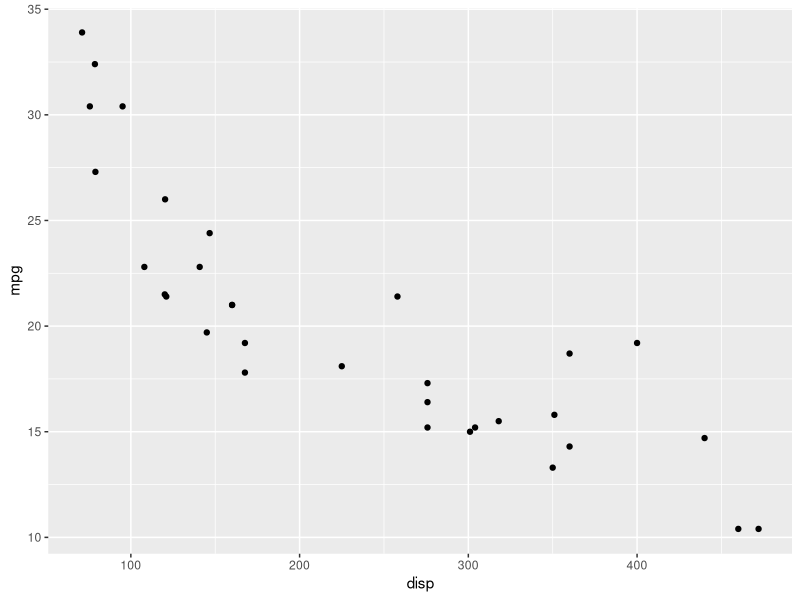
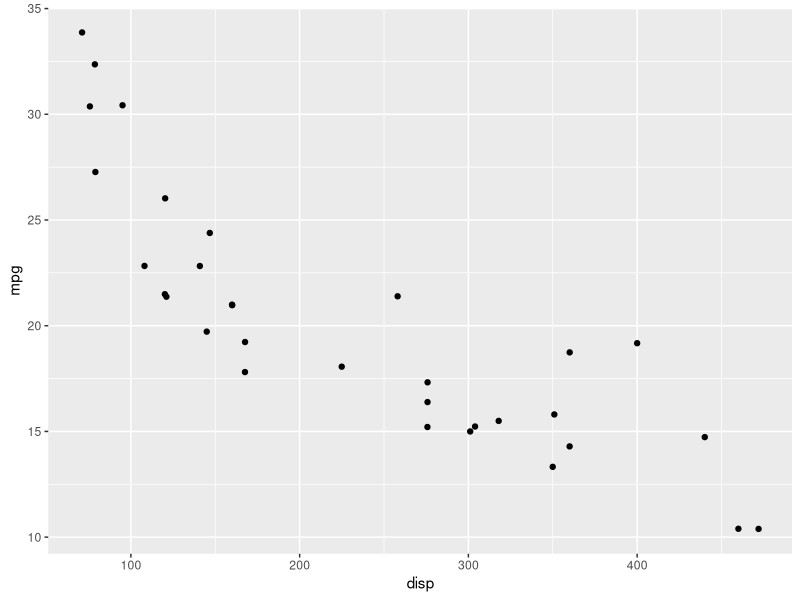
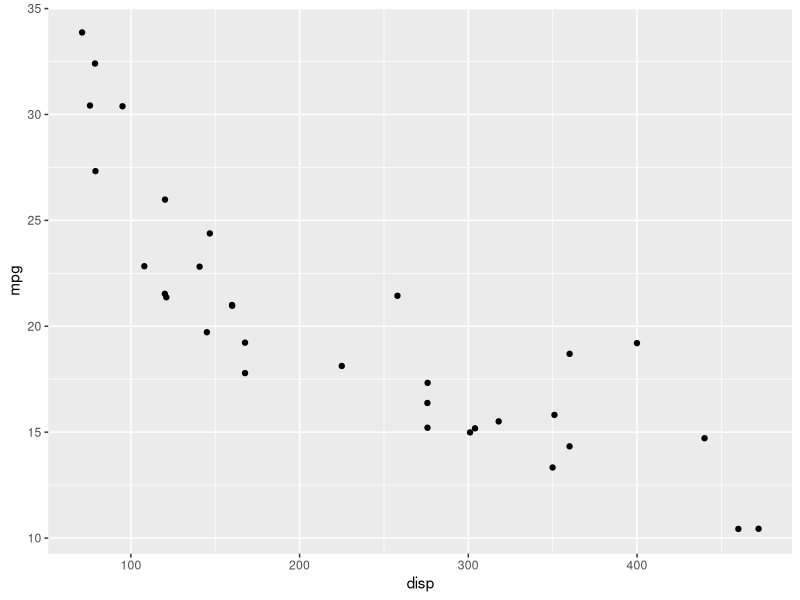
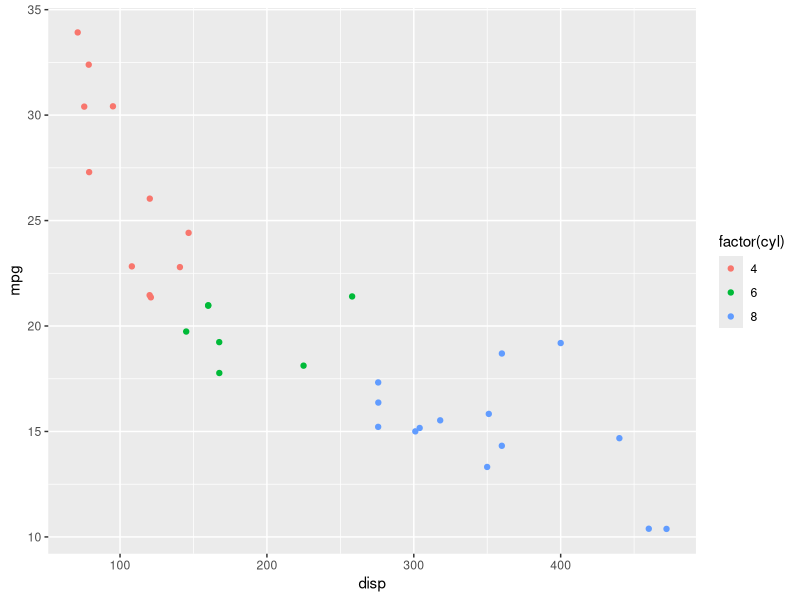
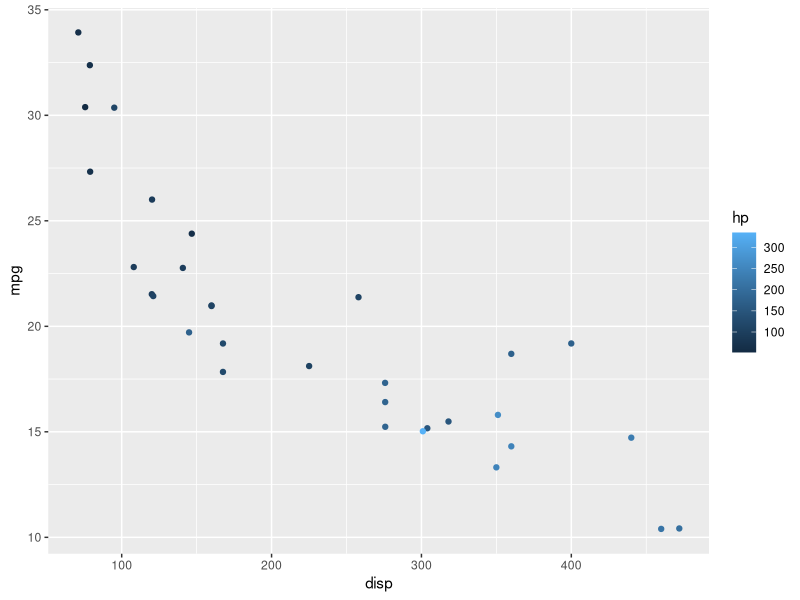
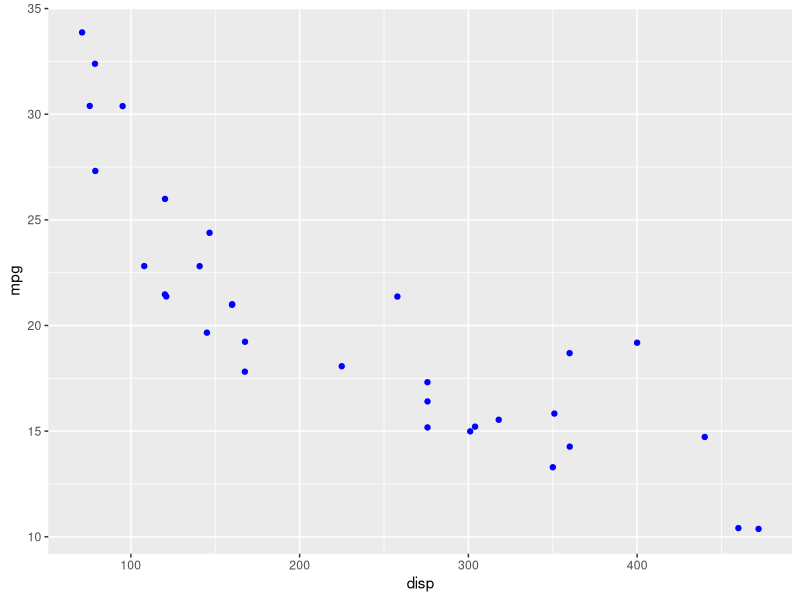
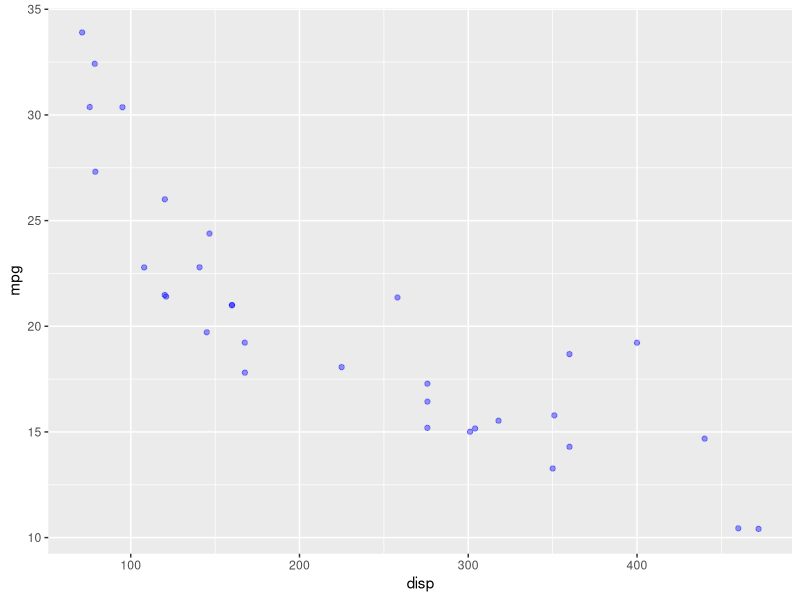
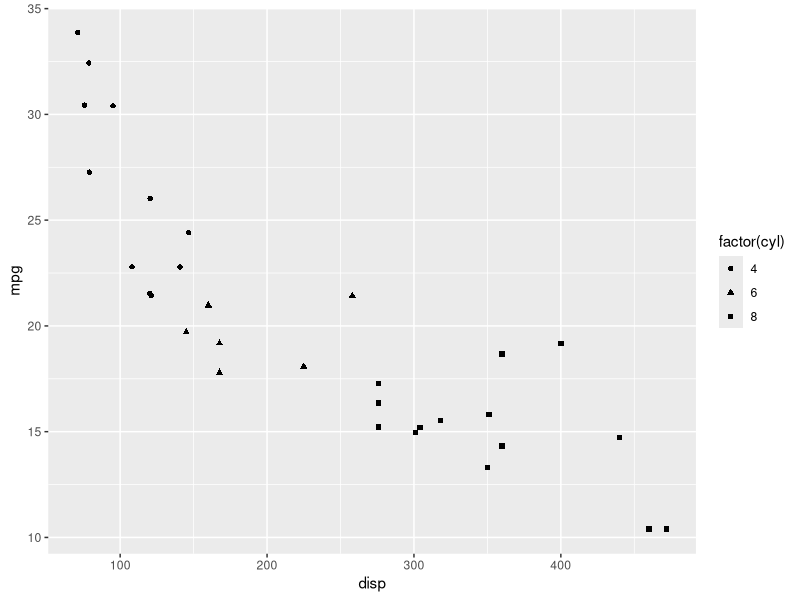

The R script that drew these images, in order:
## ---- chunk 1
library(ggplot2)
library(readr)
## ---- chunk 2
ggplot(mtcars) +
  geom_point(aes(disp, mpg))
## ---- chunk 3
ggplot(mtcars) +
  geom_point(aes(disp, mpg), position = 'jitter')
## ---- chunk 4
ggplot(mtcars) +
  geom_jitter(aes(disp, mpg))
## ---- chunk 5
ggplot(mtcars) +
  geom_point(aes(disp, mpg, color = factor(cyl)), 
             position = 'jitter')
## ---- chunk 6
ggplot(mtcars) +
  geom_point(aes(disp, mpg, color = hp), 
             position = 'jitter')
## ---- chunk 7
ggplot(mtcars) +
  geom_point(aes(disp, mpg), color = 'blue', 
             position = 'jitter')
## ---- chunk 8
ggplot(mtcars) +
  geom_point(aes(disp, mpg), color = 'blue', alpha = 0.4, 
             position = 'jitter')
## ---- chunk 9
ggplot(mtcars) +
  geom_point(aes(disp, mpg, shape = factor(cyl)),
             position = 'jitter')
## ---- chunk 10
ggplot(mtcars) +
  geom_point(aes(disp, mpg), shape = 3,
             position = 'jitter')
## ---- chunk 11
ggplot(mtcars) +
  geom_point(aes(disp, mpg, size = hp), color = 'blue',
             position = 'jitter')
## ---- chunk 12
ggplot(mtcars) +
  geom_point(aes(disp, mpg), size = 3,
             position = 'jitter')
## ---- chunk 13
ggplot(mtcars, aes(disp, mpg)) +
  geom_point(position = 'jitter') +
  geom_smooth(method = 'lm', se = FALSE)
## ---- chunk 14
ggplot(mtcars, aes(disp, mpg)) +
  geom_point(position = 'jitter') +
  geom_smooth(method = 'lm', se = TRUE)
## ---- chunk 15
ggplot(mtcars, aes(disp, mpg)) +
  geom_point(position = 'jitter') +
  geom_smooth(method = 'loess', se = FALSE)
## ---- chunk 16
ggplot(mtcars, aes(disp, mpg)) +
  geom_point(position = 'jitter') +
  geom_abline(slope = 29.59985, intercept = -0.04122)
